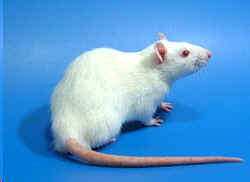
#> input picture PrimeraClase/Img/rata3.jpg, 250 x 182 px, found by its file name
$ python contours.py
#> lines starting #> are read from the running program, lines starting #| are printed output that depends on the picture; after the words box and inside, x2 and y2 are one past the last pixel; in counts of white or black regions, pixels touching at a corner belong together
import cv2 as cv
img = cv.imread('Img/rata3.jpg')
#> img is the input picture: shape (182, 250, 3); mean B, G, R 214.6, 155.3, 86.4

#cv.imshow('rata 3', img)
# cómo identificar los contornos
gray = cv.cvtColor(img, cv.COLOR_BGR2GRAY)
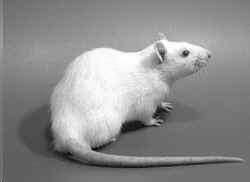
#> gray: shape (182, 250); min 2, max 255, mean 141.5
# [17 lines of commented-out code are left out]
ret, thresh = cv.threshold(gray, 173, 255, cv.THRESH_BINARY)
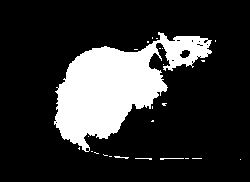
#> thresh: shape (182, 250); 19.3% white; 25 white regions (21 under 20 px)
cv.imshow('Thresh', thresh)

contours, hierarcies = cv.findContours(thresh, cv.RETR_EXTERNAL, cv.CHAIN_APPROX_SIMPLE) #APPROX_simple
#> contours = 25 contours, 24 with area under 20; largest, box (x1, y1, x2, y2) and area: (54, 32, 212, 152) 8400
print(f'{len(contours)} contour(s) found')
#| 25 contour(s) found

cv.waitKey(0)

$ run again, with PrimeraClase/Img/rata1.jpg copied over PrimeraClase/Img/rata3.jpg
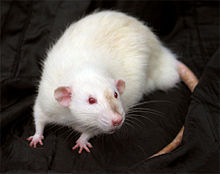
#> input picture PrimeraClase/Img/rata1.jpg, 220 x 174 px, found by its file name
#> img is the input picture: shape (174, 220, 3); mean B, G, R 74.3, 79.1, 84.9
#> `gray = cv.cvtColor(img, cv.COLOR_BGR2GRAY)`:
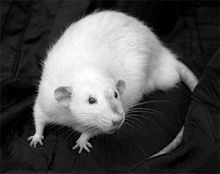
#> gray: shape (174, 220); min 0, max 255, mean 80.2
#> `ret, thresh = cv.threshold(gray, 173, 255, cv.THRESH_BINARY)`:
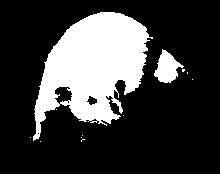
#> thresh: shape (174, 220); 23.9% white; 12 white regions (10 under 20 px)
#> contours = 12 contours, 10 with area under 20; largest, box (x1, y1, x2, y2) and area: (33, 12, 153, 141) 8533, (154, 49, 184, 83) 515
#| 12 contour(s) found

$ run again, with PrimeraClase/Img/rata2.jpg copied over PrimeraClase/Img/rata3.jpg
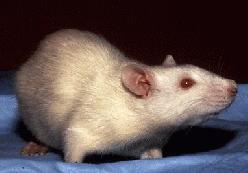
#> input picture PrimeraClase/Img/rata2.jpg, 248 x 173 px, found by its file name
#> img is the input picture: shape (173, 248, 3); mean B, G, R 80.3, 81, 94.7
#> `gray = cv.cvtColor(img, cv.COLOR_BGR2GRAY)`:
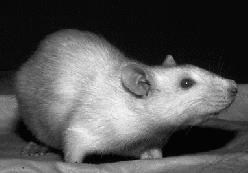
#> gray: shape (173, 248); min 0, max 246, mean 85
#> `ret, thresh = cv.threshold(gray, 173, 255, cv.THRESH_BINARY)`:
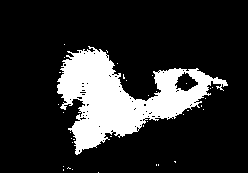
#> thresh: shape (173, 248); 17.9% white; 36 white regions (35 under 20 px)
#> contours = 35 contours, 34 with area under 20; largest, box (x1, y1, x2, y2) and area: (57, 46, 228, 155) 7580
#| 35 contour(s) found
